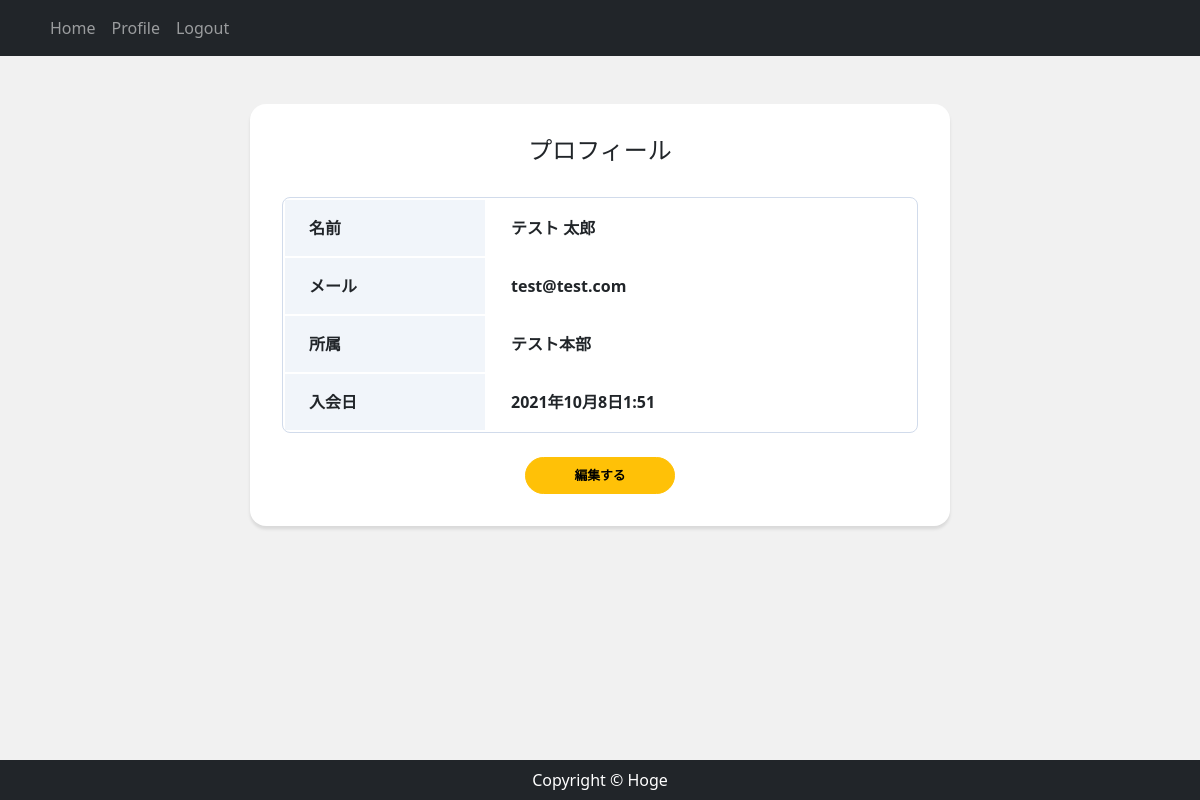
The page /accounts/profile/ (signed in) on the database its author committed.
### accounts/models.py (models this page shows, shortened)
class CustomUser(AbstractBaseUser, PermissionsMixin):
    email = models.EmailField('メールアドレス', unique=True)
    first_name = models.CharField('姓', max_length=30)
    last_name = models.CharField('名', max_length=30)
    department = models.CharField('所属', max_length=30, blank=True)
    created = models.DateTimeField('入会日', default=timezone.now)
    is_staff = models.BooleanField(
        ('staff status'),
        default=False,
        help_text=('Designates whether the user can log into this admin site.'),
    )
    is_active = models.BooleanField(
        ('active'),
        default=True,
        help_text=(
            'Designates whether this user should be treated as active. '
            'Unselect this instead of deleting accounts.'
        ),
    )
    objects = UserManager()
    EMAIL_FIELD = 'email'
    USERNAME_FIELD = 'email'
    REQUIRED_FIELDS = []
    class Meta:
        verbose_name = ('user')
        verbose_name_plural = ('users')

### accounts/views.py (the view)
# urls.py: path('profile/', views.ProfileView.as_view(), name='profile'),
class ProfileView(LoginRequiredMixin, View):
    def get(self, request, *args, **kwargs):
        user_data = CustomUser.objects.get(id=request.user.id)
        return render(request, 'accounts/profile.html', {
            'user_data': user_data,
        })

### accounts/templates/accounts/profile.html
{% extends 'app/base.html' %}
{% block content %}
<div class='card card-profile my-5 mx-auto'>
    <div class='card-body'>
        <h5 class='card-title text-center'>プロフィール</h5>
        <table class='profile_table mb-4'>
            <tbody>
                <tr>
                    <th class='header'>名前</th>
                    <th class='data'>{{ user_data.first_name }} {{ user_data.last_name }}</th>
                </tr>
                <tr>
                    <th class='header'>メール</th>
                    <th class='data'>{{ user_data.email }}</th>
                </tr>
                <tr>
                    <th class='header'>所属</th>
                    <th class='data'>{{ user_data.department }}</th>
                </tr>
                <tr>
                    <th class='header'>入会日</th>
                    <th class='data'>{{ user_data.created }}</th>
                </tr>
            </tbody>
        </table>
        <div class='button mx-auto d-grid gap-2'>
            <a href="{% url 'profile_edit' %}" class='btn btn-lg btn-warning'>編集する</a>
        </div>
    </div>
</div>
{% endblock content %}

### app/static/css/style.css (style rules this page uses)
* { margin: 0; padding: 0; box-sizing: border-box; }
body { background: #f1f1f1; display: flex; flex-flow: column; min-height: 100vh; }
.card-profile { width: 700px; border: 0; border-radius: 1rem; box-shadow: 0 0.2rem 0.2rem 0 rgba(0, 0, 0, 0.1); }
.button { width: 150px; }
.btn { font-size: 80%; border-radius: 5rem; font-weight: bold; }
.profile_table { width: 100%; border: 1px solid #d1dbeb; border-radius: 8px; border-collapse: separate; overflow: hidden; }
.profile_table .header { width: 200px; padding: 16px 24px; text-align: left; background: #f1f5fa; }
.profile_table .data { padding: 16px 24px; }
.card-title { margin-bottom: 2rem; font-size: 1.5rem; }
.card-body { padding: 2rem; }

### rows shown on the page
CustomUser: first_name "テスト", last_name "太郎", email "test@test.com", department "テスト本部", created "2021年10月8日1:51"
